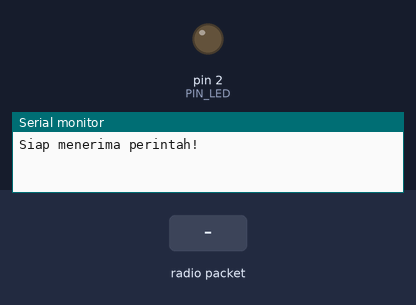
Bench run of a sketch on a simulated Arduino Uno, built with avr-gcc and run on an emulated ATmega328P. Shown: output pins drawn as LEDs (lit = HIGH), the last lines printed to the serial monitor. The test bench sets the inputs (shaded band). No radio packets arrive unless stated.

Above: at 1.2 s.
1.3 s: radio packet "LED ON" arrives
At 1.6 s:
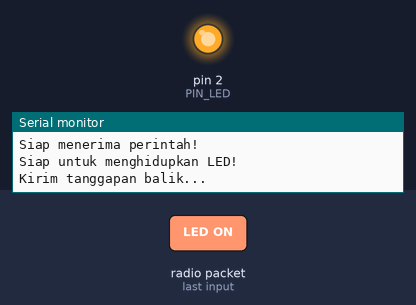
2.8 s: radio packet "LED OFF" arrives
At 3.9 s:
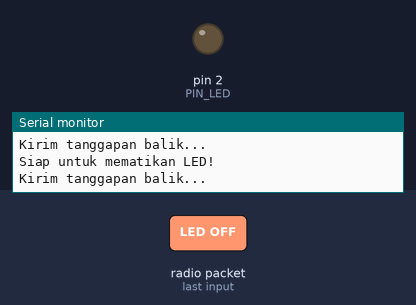
Timing chart, 0 to 5.8 s (numbered marks = the images above; inputs shaded):
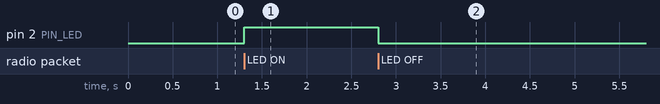

The sketch:

RFled2.ino
```cpp
// -------------------------------------------------
// Contoh komunikasi dua arah
//    menggunakan gelombang radio 315MHz.
//    Bagian yang  membaca perintah dari transmitter
//    guna mematikan/menghidupkan LED dan kipas
// -------------------------------------------------

#include <VirtualWire.h>

const int PIN_LED = 2;

byte penyangga[VW_MAX_MESSAGE_LEN];
byte panjangPesan = VW_MAX_MESSAGE_LEN;

void setup() {
  // Atur pin
  pinMode(PIN_LED, OUTPUT);

  // Atur pengirim dan penerima
  vw_set_tx_pin(9);
  vw_set_rx_pin(8);
  vw_setup(1000);  // bit per detik

  vw_rx_start();   // Memulai penerimaan data

  Serial.begin(9600);
  Serial.println("Siap menerima perintah!");
}

void loop() {
  if (vw_get_message(penyangga, &panjangPesan)) {
    // Peroleh string perintah
    char perintah[VW_MAX_MESSAGE_LEN + 1];
    memcpy(perintah, penyangga, panjangPesan);
    perintah[panjangPesan] = 0; // Terminator

    // Proses perintah
    if (strcmp(perintah, "LED ON") == 0) {
      Serial.println("Siap untuk menghidupkan LED!");
      digitalWrite(PIN_LED, HIGH);

      // Beritahu ke pengirim -> perintah yang didapat
      kirimTanggapan(perintah);
    }
    else if (strcmp(perintah, "LED OFF") == 0) {
      Serial.println("Siap untuk mematikan LED!");
      digitalWrite(PIN_LED, LOW);

      // Beritahu ke pengirim -> perintah yang didapat
      kirimTanggapan(perintah);
    }
    else {
      Serial.print("Perintah tidak dikenal: ");
      Serial.println(perintah);
    }
  }

  // Reset ke VW_MAX_MESSAGE_LEN
  panjangPesan = VW_MAX_MESSAGE_LEN;
}

void kirimTanggapan(char *teks) {
  vw_send((uint8_t *) teks, strlen(teks));
  vw_wait_tx();

  Serial.println("Kirim tanggapan balik...");
}
```

Measured:
- after the input at 1.3 s, pin 2 (PIN_LED): LOW → HIGH at once
- after the input at 2.8 s, pin 2 (PIN_LED): HIGH → LOW at once
